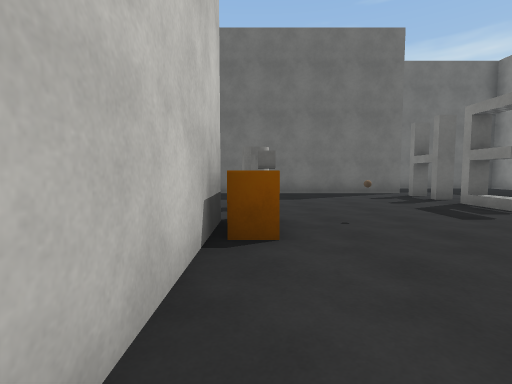
View 1 (above)

13 first-person views from a walk through a scene from a Unity 3-D project. The camera is 1.3 m above the floor, tilts 4° down and sees 85° across. The floor is counted in squares, 2 m on a side. Each view is taken from the middle of a square. On the plan, view 1 faces up. The plan holds only what a view shows up to about 9 squares ahead; the rest is blank. The place goes on beyond the plan. The player is left out. Surface patterns are stand-ins for the level's own textures.

View 2
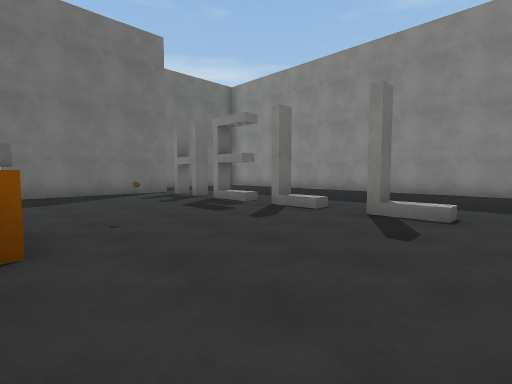

View 3
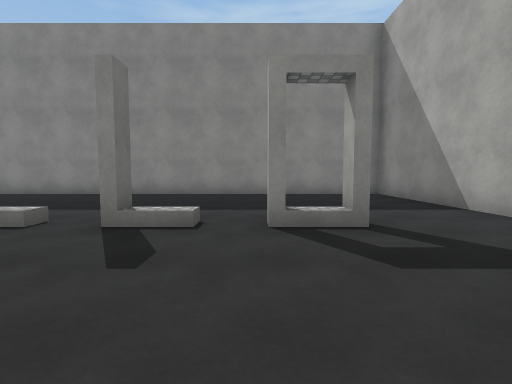

View 4
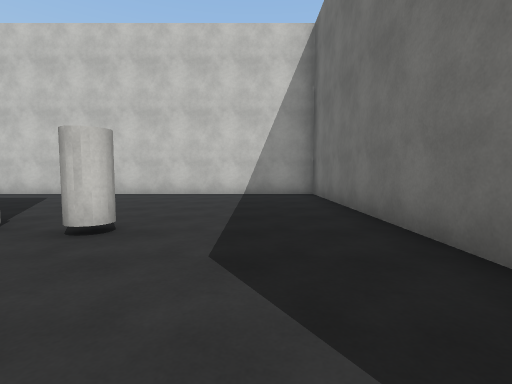

View 5
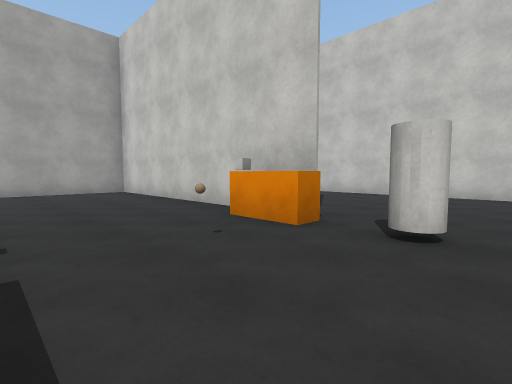

View 6
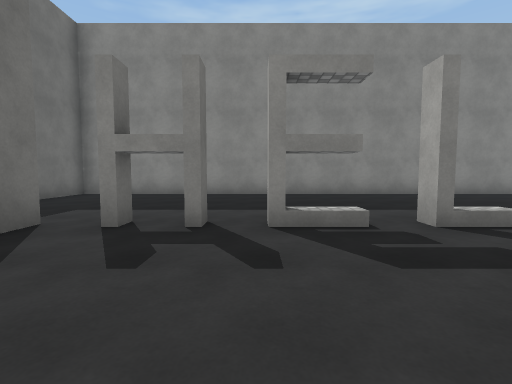

View 7
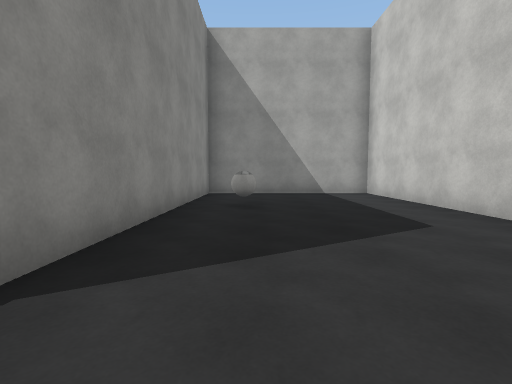

View 8
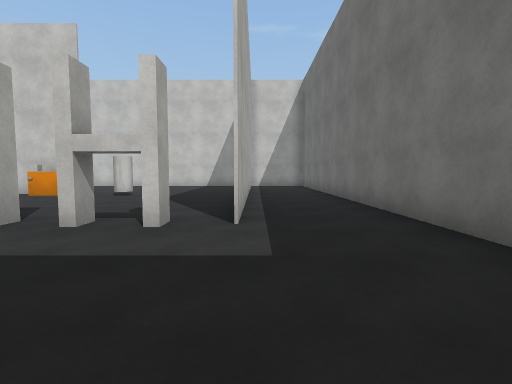

View 9
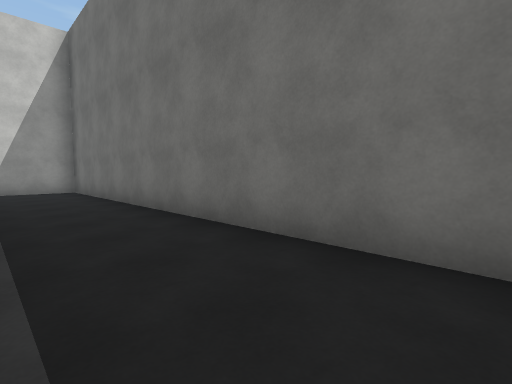

View 10
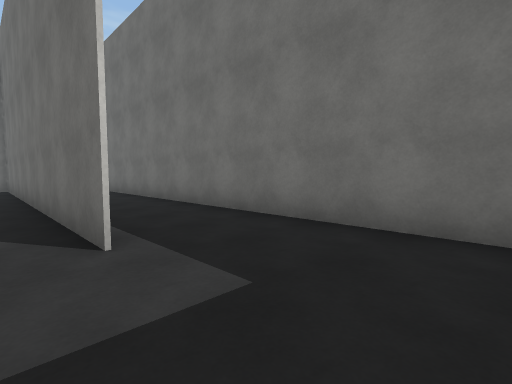

View 11
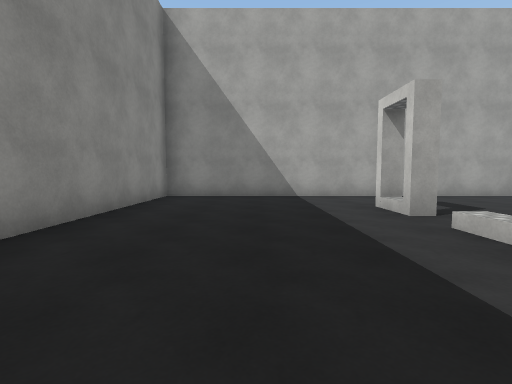

View 12
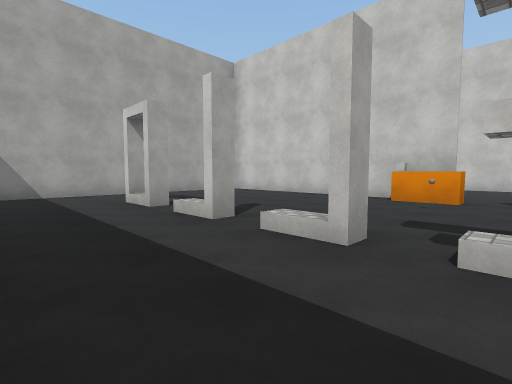

View 13
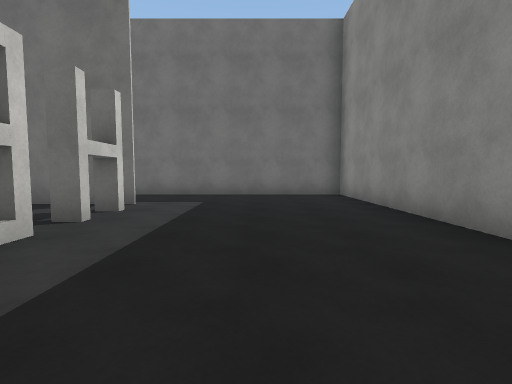

### Floor plan
Points are (right, up) in squares from view 1. A wall is a line through its corners. A room is listed if a view was taken in it or the views show most of it. See-through windows are left out.
Room 1 (views 1, 2, 3, 4, 5, 6, 7, 8, 9, 10, 11, 12, 13)
walls: (4.2, 3.8) (4.8, 3.8); (-0.5, 3.8) (-0.5, -3.2); (4.8, 3.6) (4.2, 3.6); (4.2, 1.9) (4.8, 1.9); (4.8, 1.6) (4.2, 1.6); (-0.1, 8.8) (4.5, 8.8); (4.6, 8.7) (-5.5, 8.7); (-0.5, -3.8) (-0.5, 2.4); (-5.5, 11.2) (-5.5, -3.7) (9.5, -3.7) (9.5, 11.2) (-5.5, 11.2)
objects: ball (-2, 0); cube (0, 3); orange block (0, 4); cylinder (0, 5); other object (1, 4)

Where each view was taken, in squares from view 1:
view 1: 0 up, 0 right, facing up
view 2: 0 up, 0 right, facing up-right
view 3: 0 up, 1 right, facing right
view 4: 7 up, 3 right, facing left
view 5: 6 up, 3 right, facing down-left
view 6: 6 up, 1 right, facing right
view 7: 5 up, 2 left, facing down
view 8: 9 up, 8 right, facing left
view 9: 9 up, 5 right, facing up-left
view 10: 8 up, 7 right, facing up-left
view 11: 4 up, 7 right, facing down
view 12: 5 up, 7 right, facing down-left
view 13: 3 up, 7 right, facing up
